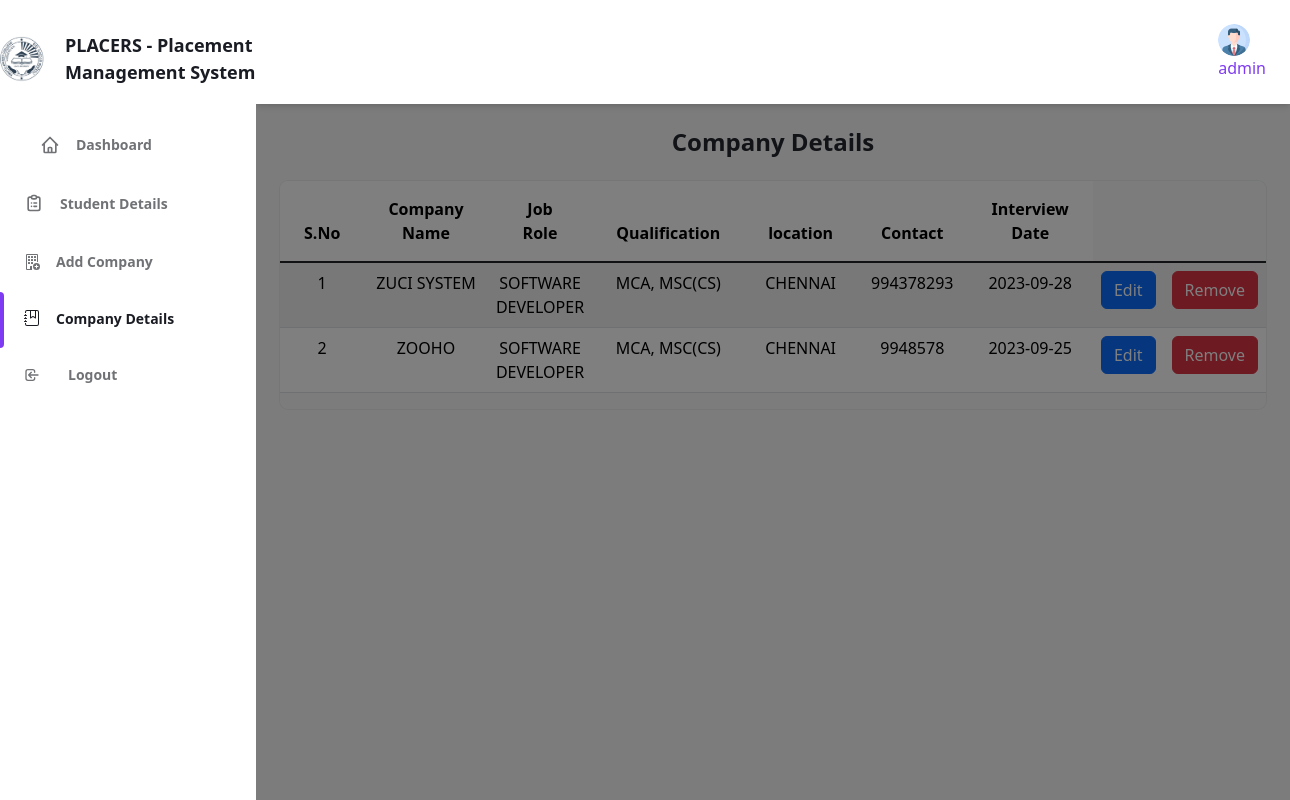
/admin/companydetails.php (signed in), run on the app's committed database.
### tables this page shows
CREATE TABLE `newplacement` (
  `id` int(100) NOT NULL,
  `name` varchar(100) NOT NULL,
  `title` varchar(100) NOT NULL,
  `qualification` varchar(100) NOT NULL,
  `location` varchar(100) NOT NULL,
  `contact` int(200) NOT NULL,
  `details` varchar(100) NOT NULL,
  `vacancy` varchar(100) NOT NULL,
  `lastdate` varchar(90) NOT NULL
);

### admin/companydetails.php (the view, shortened to what this page needs)
<?php
include("./database/db.php");
$id1 = $_SESSION['id'];
$select1 = "SELECT * FROM admin WHERE id='$id1'";
$reg1 = mysqli_query($con, $select1);
$fetch12 = mysqli_fetch_array($reg1);
?>
<!DOCTYPE html>
<html x-data="data()" lang="en">
<head>
  <link href="https://cdn.jsdelivr.net/npm/bootstrap@5.3.1/dist/css/bootstrap.min.css" rel="stylesheet">
  <link rel="stylesheet" href="../assets/css/tailwind.output.css" />
  <link rel="stylesheet" href="https://cdnjs.cloudflare.com/ajax/libs/Chart.js/2.9.3/Chart.min.css" />
</head>
<body>
  <div class="flex h-screen bg-gray-50 dark:bg-gray-900" :class="{ 'overflow-hidden': isSideMenuOpen}">
    <aside class="z-20 hidden w-64 overflow-y-auto bg-white dark:bg-gray-800 md:block flex-shrink-0">
      <div class="py-4 text-gray-500 dark:text-gray-400 bg-green-50">
        <div class="py-2 text-gray-500 dark:text-gray-400 flex items-center">
          <a href="https://kristujayanti.edu.in" class="mr-2">
            <img src="img/kjc.png" alt="College Logo" width="90" height="90" class="rounded-full" style="text-align: center;">
          </a>
          <span class="ml-3 text-lg font-bold text-gray-800 dark:text-gray-200">PLACERS - Placement Management System</span>
        </div>
        <ul class="mt-6">
          <li class="relative px-10 py-3">
            <a class="inline-flex items-center w-full text-sm font-semibold transition-colors duration-150 hover:text-gray-800 dark:hover:text-gray-200" href="home.php">
              <span class="ml-4">Dashboard</span>
            </a>
          </li>
        </ul>
        <ul>
          <li class="relative px-6 py-3">
            <a class="inline-flex items-center w-full text-sm font-semibold transition-colors duration-150 hover:text-gray-800 dark:hover:text-gray-200" href="studentprofile.php">
              <span class="ml-4">Student Details</span>
            </a>
          </li>
          <li class="relative px-6 py-3">
            <a class="inline-flex items-center w-full text-sm font-semibold transition-colors duration-150 hover:text-gray-800 dark:hover:text-gray-200" href="newplacement.php">
              <span class="ml-4">Add Company</span>
            </a>
          </li>
          <li class="relative px-6 py-3">
            <span class="absolute inset-y-0 left-0 w-1 bg-purple-600 rounded-tr-lg rounded-br-lg" aria-hidden="true"></span>
            <a class="inline-flex items-center w-full text-sm font-semibold text-gray-800 transition-colors duration-150 hover:text-gray-800 dark:hover:text-gray-200 dark:text-gray-100" href="companydetails.php">
              <span class="ml-4">Company Details</span>
            </a>
          </li>
          <li class="relative px-6 py-3">
            <a class="inline-flex items-center w-full text-sm font-semibold transition-colors duration-150 hover:text-gray-800 dark:hover:text-gray-200" href="?log=yes" onclick="return confirm('Do you want to logout?')">
              <svg class="w-4 h-4 mr-3" aria-hidden="true" fill="none" stroke-linecap="round" stroke-linejoin="round" stroke-width="2" viewBox="0 0 24 24" stroke="currentColor">
                <path d="M11 16l-4-4m0 0l4-4m-4 4h14m-5 4v1a3 3 0 01-3 3H6a3 3 0 01-3-3V7a3 3 0 013-3h7a3 3 0 013 3v1">
                </path>
              </svg>
              <span class="ml-4">Logout</span>
            </a>
          </li>
        </ul>
    </aside>
    <div x-show="isSideMenuOpen" x-transition:enter="transition ease-in-out duration-150" x-transition:enter-start="opacity-0" x-transition:enter-end="opacity-100" x-transition:leave="transition ease-in-out duration-150" x-transition:leave-start="opacity-100" x-transition:leave-end="opacity-0" class="fixed inset-0 z-10 flex items-end bg-black bg-opacity-50 sm:items-center sm:justify-center"></div>
    <div class="flex flex-col flex-1 w-full">
      <header class="z-10 py-4 bg-white shadow-md dark:bg-gray-800">
        <div class="container flex items-center justify-between h-full px-6 mx-auto text-purple-600 dark:text-purple-300">
          <ul class="flex items-center flex-shrink-0 space-x-6">
            <li class="relative">
              <button class="align-middle rounded-full focus:shadow-outline-purple focus:outline-none" @click="toggleProfileMenu" @keydown.escape="closeProfileMenu" aria-label="Account" aria-haspopup="true">
                <img class="object-cover w-8 h-8 rounded-full" src="../image/user.png" alt="" aria-hidden="true" />
                <p><?php echo $fetch12['uname']; ?></p>
              </button>
            </li>
          </ul>
        </div>
      </header>
      <main class="h-full overflow-y-auto">
        <div class="container px-6 mx-auto grid text-center">
          <h2 class="my-6 text-2xl font-semibold text-gray-700 dark:text-gray-200">
            Company Details
          </h2>
          <div>
            <div class="w-full overflow-hidden rounded-lg shadow-xs">
              <div class="w-full overflow-x-auto">
                <div class="table-responsive">
                  <table class="table table-striped">
                    <thead class="table-light>
                    <tr
                      class=" text-xs font-semibold tracking-wide text-left text-gray-500 uppercase border-b dark:border-gray-700 bg-gray-50 dark:text-gray-400 dark:bg-gray-800">
                      <th class="px-4 py-3" style="text-align: center;">S.No</th>
                      <th class="px-4 py-3" style="text-align: center;">Company Name</th>
                      <th class="px-4 py-3" style="text-align: center;">Job Role</th>
                      <th class="px-4 py-3" style="text-align: center;">Qualification</th>
                      <th class="px-4 py-3" style="text-align: center;">location</th>
                      <th class="px-4 py-3" style="text-align: center;">Contact</th>
                      <th class="px-4 py-3" style="text-align: center;">Interview Date</th>
                    </thead>
                    <tbody class="table-group-divider">
                      <?php
                      $course = mysqli_query($con, "SELECT * FROM newplacement ORDER BY id DESC");
                      $i = 1;
                      while ($row = mysqli_fetch_array($course)) {
                      ?>
                        <tr style="margin-bottom: 30px;">
                          <td style="text-align: center;"><?php echo $i; ?></td>
                          <td style="text-align: center;"><?php echo $row['name']; ?></td>
                          <td style="text-align: center;"><?php echo $row['title']; ?></td>
                          <td style="text-align: center;"><?php echo $row['qualification']; ?></td>
                          <td style="text-align: center;"><?php echo $row['location']; ?></td>
                          <td style="text-align: center;"><?php echo $row['contact']; ?></td>
                          <td style="text-align: center;"><?php echo $row['lastdate']; ?></td>
                          <td style="text-align: center;"><a href="comupdate.php?id=<?php echo $row['id']; ?>"><button type="submit" name="update" id="update" class="btn btn-primary">Edit</button></a></td>
                          <td style="text-align: center;">
                            <form method="post" action="comdelete.php">
                              <button type="submit" name="delete" id="delete" class="btn btn-danger" onclick="return confirm('Are you sure you want to remove <?php echo $row['name'] ?>?');">Remove</button>
                            </form>
                          </td>
                        </tr>
                      <?php
                        $i++;
                      }
                      ?>
                    </tbody>
                  </table>
                </div>
              </div>

### data on the page
newplacement: name "ZUCI SYSTEM", title "SOFTWARE DEVELOPER", qualification "MCA, MSC(CS)", location "CHENNAI", contact "994378293", lastdate "2023-09-28"
newplacement: name "ZOOHO", title "SOFTWARE DEVELOPER", qualification "MCA, MSC(CS)", location "CHENNAI", contact "9948578", lastdate "2023-09-25"

### other printed values
$fetch12['uname'] "admin"
